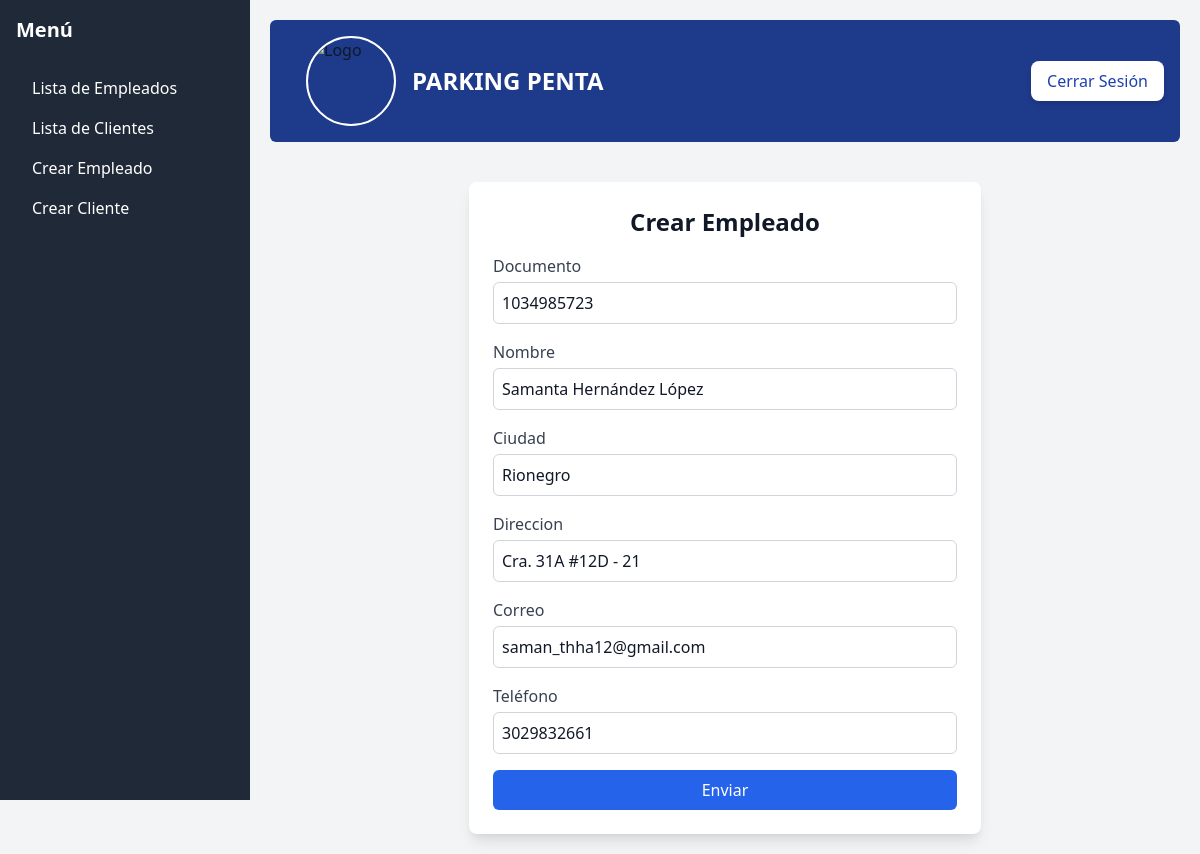
The app's page /view/empleados/edit_cliente.php?id_cliente=1 (signed in) with its own data.
### tables this page shows
CREATE TABLE `clientes` (
  `id_cliente` int(11) NOT NULL,
  `documento` int(11) NOT NULL,
  `nombre` varchar(30) NOT NULL,
  `ciudad` varchar(30) NOT NULL,
  `direccion` varchar(60) NOT NULL,
  `telefono` varchar(20) NOT NULL,
  `email` varchar(60) NOT NULL,
  `deshabilitado` tinyint(4) NOT NULL DEFAULT 0
);

### controllers/customer_controller.php (called while the page is built, shortened)
<?php
require_once('../../models/customer_model.php');
class CustomerController {
    private $model;
    public function __construct() {
        $this->model = new CustomerModel();
    }
    public function show_customer($id) {
        $customer = $this->model->get_customer($id);
        return $customer;
    }
}
?>

### models/customer_model.php (called while the page is built, shortened)
<?php
class CustomerModel {
    private $connection;
    public function __construct() {
        $this->connection = mysqli_connect('localhost', 'root', '', 'dbpenta');
    }
    public function get_customer($id) : array | bool {
        $get_customer = mysqli_execute_query($this->connection, 'SELECT * FROM clientes WHERE id_cliente = ? AND deshabilitado = ?', [$id, 0]);
        return mysqli_fetch_assoc($get_customer);
    }
}
?>

### view/empleados/edit_cliente.php (the view, shortened to what this page needs)
<?php
require_once('../../controllers/customer_controller.php');
$request = new CustomerController();
if (isset($_GET['id_cliente'])) {
    $document = $_GET['id_cliente'];
    $getCustomer = $request->show_customer($document);
}
?>
<!DOCTYPE html>
<html lang="es">
<head>
    <script src="https://cdn.tailwindcss.com?plugins=forms,typography,aspect-ratio,line-clamp,container-queries"></script>
    <link href="https://cdn.jsdelivr.net/npm/tailwindcss@2.2.19/dist/tailwind.min.css" rel="stylesheet">
    <link href="../../styles/admin.css" rel="stylesheet">
</head>
<body class="bg-gray-100 text-gray-900">
    <?php include '../reutils/navbar.php' ?>
    <div id="content" class="ml-64 p-6">
        <?php include '../reutils/navbar-user.php' ?>
        <main class="container mx-auto mt-10">
            <div class="bg-white p-6 rounded-lg shadow-lg w-full max-w-lg mx-auto">
                <h2 class="text-2xl font-semibold mb-4 text-center">Crear Empleado</h2>
                <form method="post" class="space-y-4">
                    <div class="flex flex-col">
                        <label for="document" class="text-gray-700">Documento</label>
                        <input type="text" id="document" value='<?= $getCustomer['documento'] ?>' name="document_ID" placeholder="ej. 100012345" required class="mt-1 p-2 border border-gray-300 rounded-md" disabled>
                    </div>
                    <div class="flex flex-col">
                        <label for="name" class="text-gray-700">Nombre</label>
                        <input type="text" id="name" value='<?= $getCustomer['nombre'] ?>' name="name" placeholder="ej. Bogotá" required class="mt-1 p-2 border border-gray-300 rounded-md">
                    </div>
                    <div class="flex flex-col">
                        <label for="name" class="text-gray-700">Ciudad</label>
                        <input type="text" id="name" value='<?= $getCustomer['ciudad'] ?>' name="ciudad" placeholder="ej. Ana Pérez" required class="mt-1 p-2 border border-gray-300 rounded-md">
                    </div>
                    <div class="flex flex-col">
                        <label for="" class="text-gray-700">Direccion</label>
                        <input type="text" id="name" value='<?= $getCustomer['direccion'] ?>' name="direccion" placeholder="ej. Cl 93A No. 43-79 " required class="mt-1 p-2 border border-gray-300 rounded-md">
                    </div>
                    <div class="flex flex-col">
                        <label for="email" class="text-gray-700">Correo</label>
                        <input type="email" id="email" value='<?= $getCustomer['email'] ?>' name="email" placeholder="ej. anaperez@ejemplo.com" required class="mt-1 p-2 border border-gray-300 rounded-md">
                    </div>
                    <div class="flex flex-col">
                        <label for="phone" class="text-gray-700">Teléfono</label>
                        <input type="tel" id="phone" value='<?= $getCustomer['telefono'] ?>' name="phone" placeholder="ej. 3000123456" required class="mt-1 p-2 border border-gray-300 rounded-md">
                    </div>
                    <div>
                        <input type="submit" value="Enviar" name="send" class="w-full bg-blue-600 text-white p-2 rounded-md hover:bg-blue-700 cursor-pointer">
                    </div>
                </form>
            </div>
        </main>
    </div>
</body>
</html>

### styles/admin.css (style rules this page uses)
* { margin: 0; padding: 0; box-sizing: border-box; }
body { display: flex; min-height: 100vh; flex-direction: row; }
#content { margin-left: 250px; padding: 20px; flex: 1; }

### records on screen
clientes: document_ID "1034985723", name "Samanta Hernández López", ciudad "Rionegro", direccion "Cra. 31A #12D - 21", email "saman_thha12@gmail.com", phone "3029832661"
